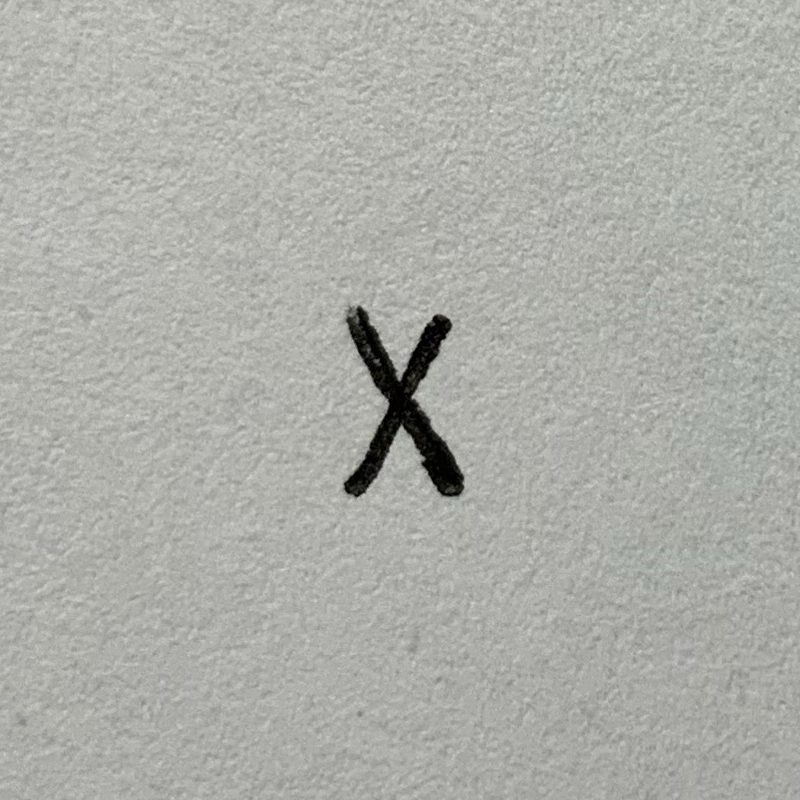
#> input picture images/x.png, 800 x 800 px, found by its file name
$ jupyter execute crop.ipynb
#> lines starting #> are read from the running program, lines starting #| are printed output that depends on the picture; after the words box and inside, x2 and y2 are one past the last pixel; in counts of white or black regions, pixels touching at a corner belong together
[cell 1]
import numpy as np
import matplotlib.pyplot as plt
import matplotlib.image as mpimg

original_image = mpimg.imread('../images/x.png')
#> original_image is the input picture: shape (800, 800, 3) float32; mean R, G, B 0.676, 0.682, 0.658
image = np.dot(original_image[..., :3], [0.2989, 0.5870, 0.1140])


plt.imshow(image, cmap='gray', vmin=0, vmax=1)
plt.axis('off')
plt.tight_layout()
plt.show()

print(f'shape: {image.shape}')
#| shape: (800, 800)
print(f'min: {round(image.min(), 4)}')
#| min: 0.0
print(f'max: {round(image.max(), 4)}')
#| max: 0.8976

[cell 2]
# dividir matriz en sub matrices
def dividir(matrix, n):
    sub_matrices = []

    for i in range(0, matrix.shape[0], n):
        for j in range(0, matrix.shape[1], n):
            submatriz = matrix[i:i+n, j:j+n]
            sub_matrices.append(submatriz)
    return sub_matrices

# valor más repetido
def mas_repetido(image, value=None, delta=None):   # value: 'min' | 'max'
#> called with value = 'min', delta = 0.05
    minimo = image.min()
#> minimo = 0
    maximo = image.max()
#> maximo = 0.898

    if value == None:
        valores, conteos = np.unique(image, return_counts=True)
        rep = valores[np.argmax(conteos)]
        return rep
    elif value == 'min':   # min: mas oscuros
        rango_min = minimo + delta
#> rango_min = 0.05
        rango = image[(image >= minimo) & (image <= rango_min)]
#> rango = 4301 values, max 0.0495 at index 49, min 0 at index 72, mean 0.0174
        valores, conteos = np.unique(rango, return_counts=True)
#> valores = 145 values from 0 to 0.0495; conteos = 145 values, max 318 at index 21, min 1 at index 8, mean 29.66
        rep = valores[np.argmax(conteos)]
#> rep = 0.00925
        return rep
    elif value == 'max':   # min: mas claros
        rango_max = maximo - delta
        rango = image[(image <= maximo) & (image >= rango_max)]
        valores, conteos = np.unique(rango, return_counts=True)
        rep = valores[np.argmax(conteos)]
        return rep

# Detectar si es similar a rep
def rep_to_color(valor, rep, delta):
    if abs(valor - rep) <= delta: return True
    else: return False

# cambiar color mas oscuro y mas repetido (texto) a negro
def toBlack(image, delta1, delta2):
    rep = mas_repetido(image, 'min', delta1)
#> rep = 0.00925
    for i in range(image.shape[0]):
        for j in range(image.shape[1]):
            if rep_to_color(image[i, j], rep, delta2):
                image[i, j] = 0
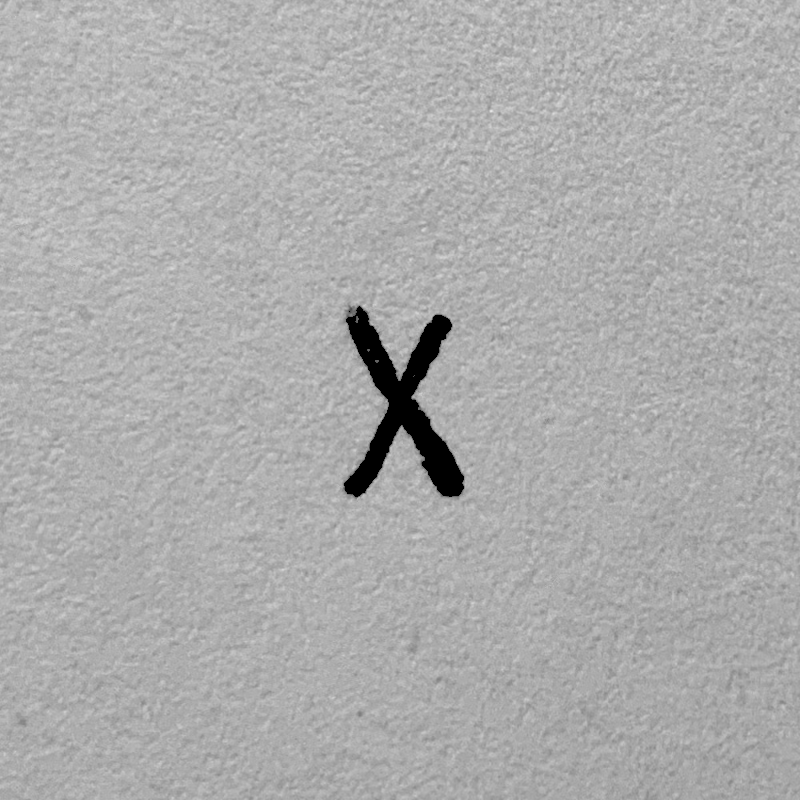
#> image: shape (800, 800) float64; min 0, max 0.898, mean 0.677
    return image

# suponiendo que todos los oscuros ya se convirtieron a 0, convertir todo el resto en 1
def toWhite(image):
    for i in range(image.shape[0]):
        for j in range(image.shape[1]):
            if image[i, j] != 0:
                image[i, j] = 1
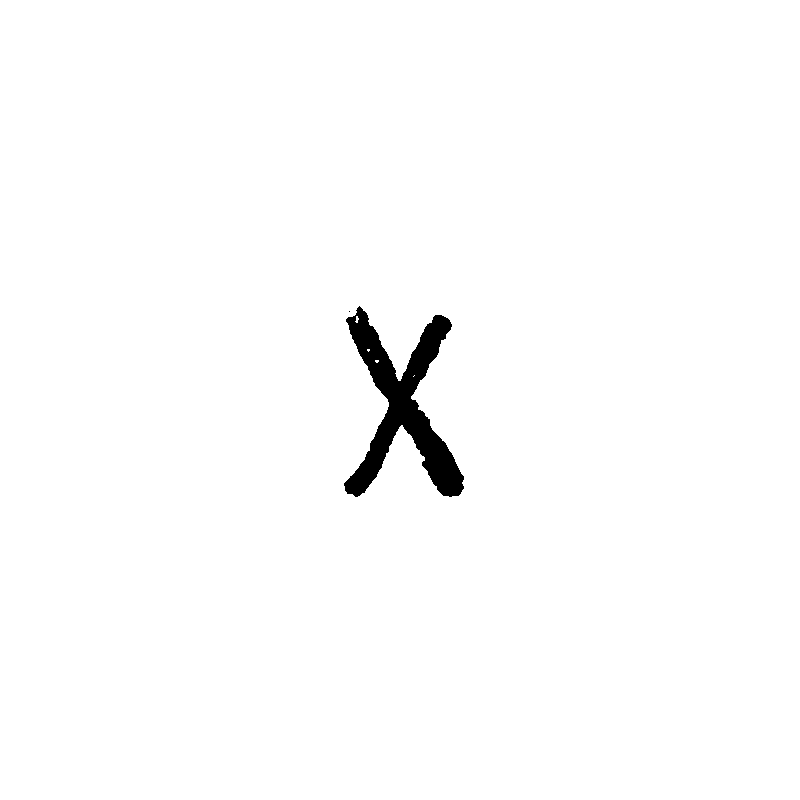
#> image: shape (800, 800) float64; values 0 (black) and 1 (white), 98.7% white; 2 black regions (1 under 20 px), largest, box (x1, y1, x2, y2) and area: (344, 306, 464, 497) 8406
    return image

# imagenes sin texto transformarlas a blanco
def blank(image):
    if np.all(image == 0):
        image = np.ones(image.shape)
    return image

[cell 3]
image = toBlack(image, 0.05, 0.3)
image = toWhite(image)

plt.imshow(image, cmap='gray', vmin=0, vmax=1)
plt.axis('off')
plt.tight_layout()
plt.show()

[cell 4]
# encontrar los límites de la figura
def limits(image):
    # Límite izquierdo
    izq = []
    for i in range(image.shape[0]):
        for j in range(image.shape[1]):
            if image[i,j] == 0:
                izq.append(j)
                break
    izq = min(izq)
#> izq = 344

    # Límite derecho
    der = []
    for i in range(image.shape[0]):
        for j in range(image.shape[1]-1, 0, -1):
            if image[i,j] == 0:
                der.append(j)
                break
    der = max(der)
#> der = 463

    # Límite superior
    sup = []
    for j in range(image.shape[1]):
        for i in range(image.shape[0]):
            if image[i,j] == 0:
                sup.append(i)
                break
    sup = min(sup)
#> sup = 306

    # Límite inferior
    inf = []
    for j in range(image.shape[1]):
        for i in range(image.shape[0]-1, 0, -1):
            if image[i,j] == 0:
                inf.append(i)
                break
    inf = max(inf)
#> inf = 496

    return izq, der, sup, inf

[cell 5]
# recortar la imagen según los límites de la figura
def crop(image, BW=None):   # si se entrega una imagen que no ha sido procesada (blanco y negro) se debe entregar una segunda imagen en blanco y negro
    if BW is None: izq, der, sup, inf = limits(image)
#> izq = 344; der = 463; sup = 306; inf = 496
    else: izq, der, sup, inf = limits(BW)
    crop_image = []
    for i in range(sup, inf+1):
        row = []
        for j in range(izq, der+1):
            row.append(image[i,j])
        crop_image.append(row)
#> after the loop, crop_image = 191 items
    crop_image = np.array(crop_image)
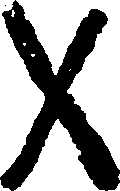
#> crop_image: shape (191, 120) float64; values 0 (black) and 1 (white), 63.3% white; 2 black regions (1 under 20 px), largest, box (x1, y1, x2, y2) and area: (0, 0, 120, 191) 8406
    return crop_image

[cell 6]
crop_image = crop(image)

plt.imshow(crop_image, cmap='gray', vmin=0, vmax=1)
plt.axis('off')
plt.tight_layout()
plt.show()
print(crop_image.shape)
#| (191, 120)

$ run again, with images/0.png copied over images/x.png
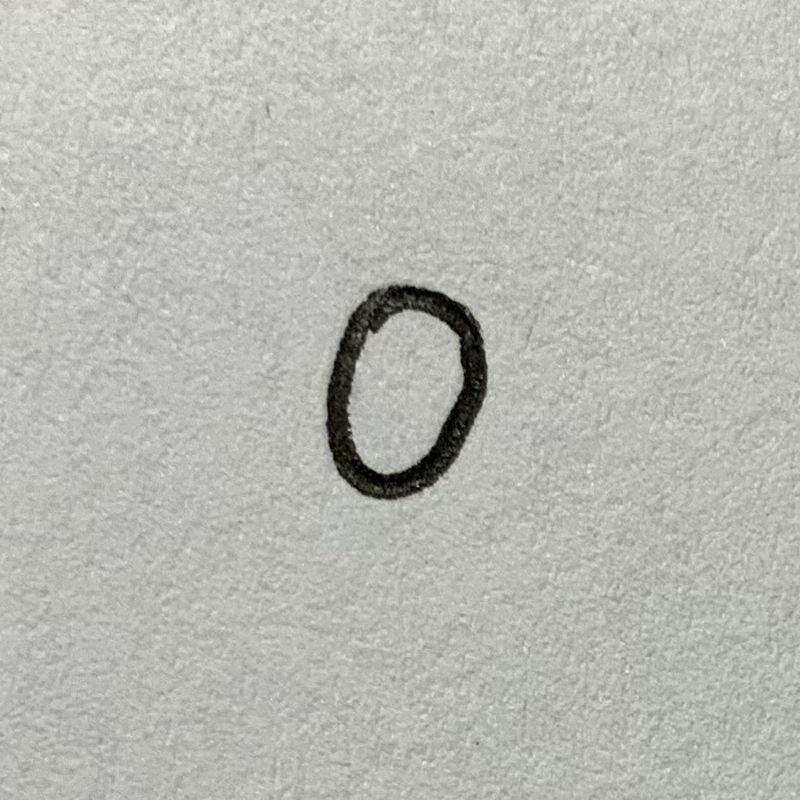
#> input picture images/0.png, 800 x 800 px, found by its file name
#> original_image is the input picture: shape (800, 800, 3) float32; mean R, G, B 0.725, 0.73, 0.703
#| shape: (800, 800)
#| min: 0.0
#| max: 0.9485
#> minimo = 0
#> maximo = 0.949
#> rango_min = 0.05
#> rango = 2496 values, max 0.0495 at index 1578, min 0 at index 2285, mean 0.0228
#> valores = 150 values from 0 to 0.0495; conteos = 150 values, max 160 at index 1, min 1 at index 3, mean 16.64
#> in mas_repetido, `rep = valores[np.argmax(conteos)]`: rep = 0.00117
#> after the loop in toWhite, `for i in range(image.shape[0]):`:
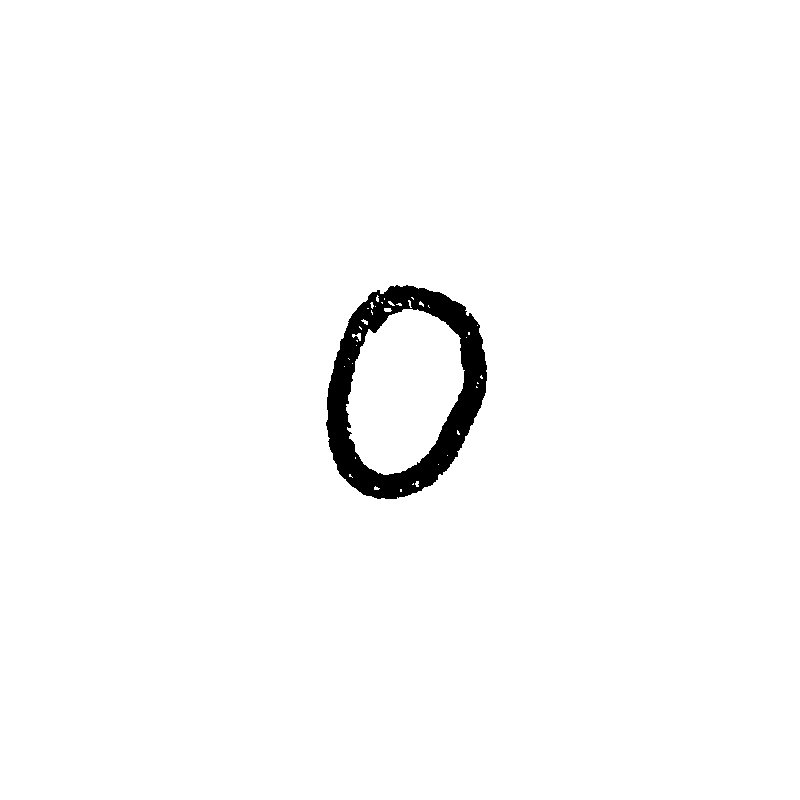
#> image: shape (800, 800) float64; values 0 (black) and 1 (white), 98.1% white; 1 black region, box (x1, y1, x2, y2) and area: (326, 285, 487, 499) 11910
#> in crop, `if BW is None: izq, der, sup, inf = limits(image)`: izq = 326; der = 486; sup = 285; inf = 498
#> after the loop in crop, `for i in range(sup, inf+1):`: crop_image = 214 items
#> in crop, `crop_image = np.array(crop_image)`:
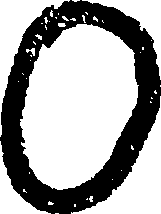
#> crop_image: shape (214, 161) float64; values 0 (black) and 1 (white), 65.4% white; 1 black region, box (x1, y1, x2, y2) and area: (0, 0, 161, 214) 11910
#| (214, 161)

$ run again, with images/1.png copied over images/x.png
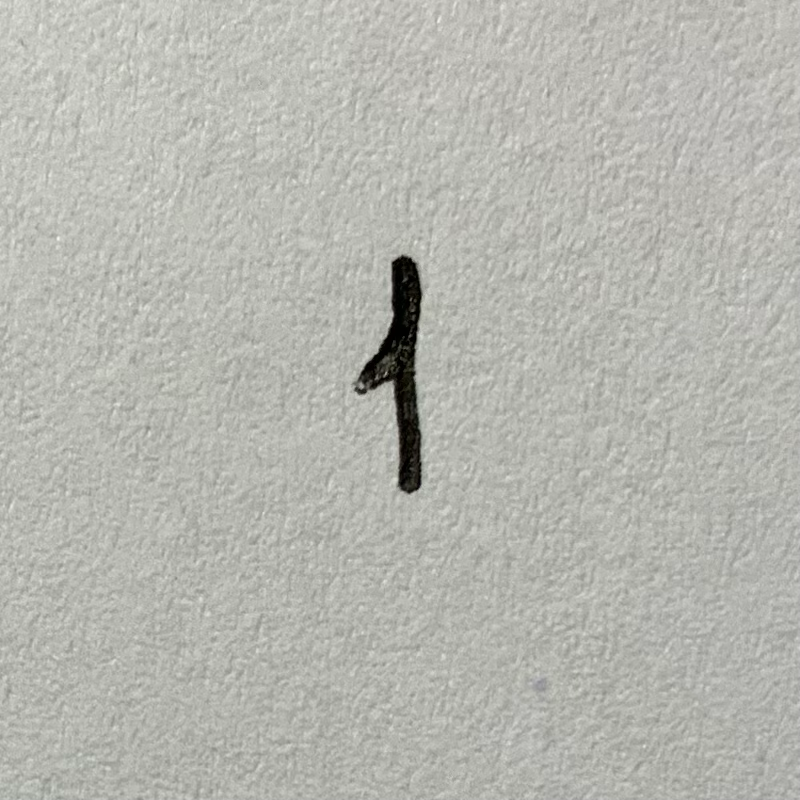
#> input picture images/1.png, 800 x 800 px, found by its file name
#> original_image is the input picture: shape (800, 800, 3) float32; mean R, G, B 0.712, 0.715, 0.689
#| shape: (800, 800)
#| min: 0.0
#| max: 0.9603
#> minimo = 0
#> maximo = 0.96
#> rango_min = 0.05
#> rango = 2728 values, max 0.0495 at index 2119, min 0 at index 246, mean 0.0171
#> valores = 203 values from 0 to 0.0495; conteos = 203 values, max 168 at index 3, min 1 at index 21, mean 13.44
#> in mas_repetido, `rep = valores[np.argmax(conteos)]`: rep = 0.00347
#> after the loop in toWhite, `for i in range(image.shape[0]):`:
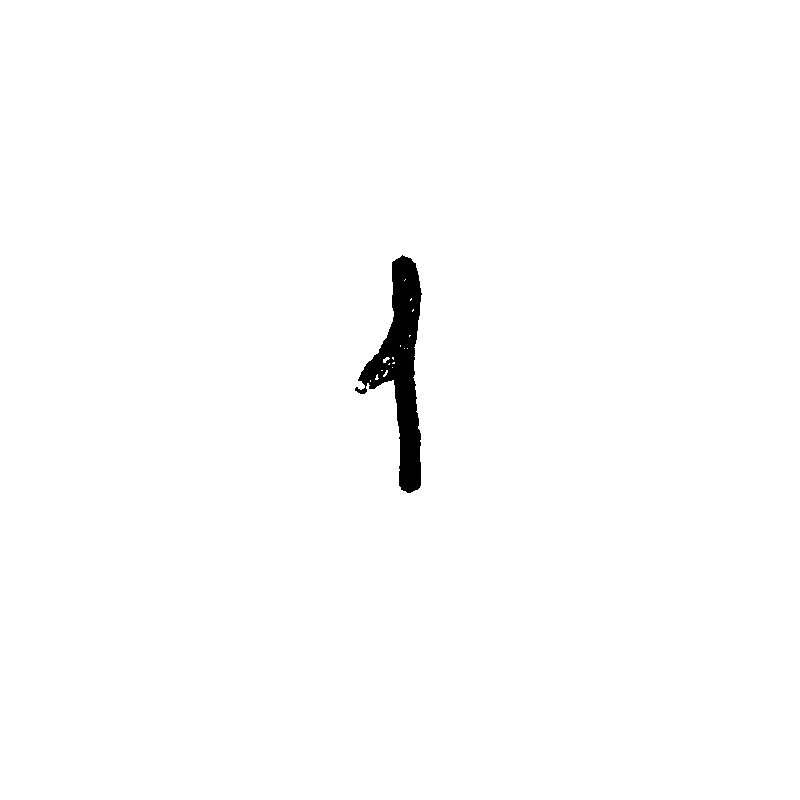
#> image: shape (800, 800) float64; values 0 (black) and 1 (white), 99% white; 1 black region, box (x1, y1, x2, y2) and area: (355, 255, 422, 493) 6356
#> in crop, `if BW is None: izq, der, sup, inf = limits(image)`: izq = 355; der = 421; sup = 255; inf = 492
#> after the loop in crop, `for i in range(sup, inf+1):`: crop_image = 238 items
#> in crop, `crop_image = np.array(crop_image)`:
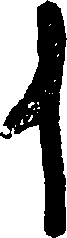
#> crop_image: shape (238, 67) float64; values 0 (black) and 1 (white), 60.1% white; 1 black region, box (x1, y1, x2, y2) and area: (0, 0, 67, 238) 6356
#| (238, 67)
